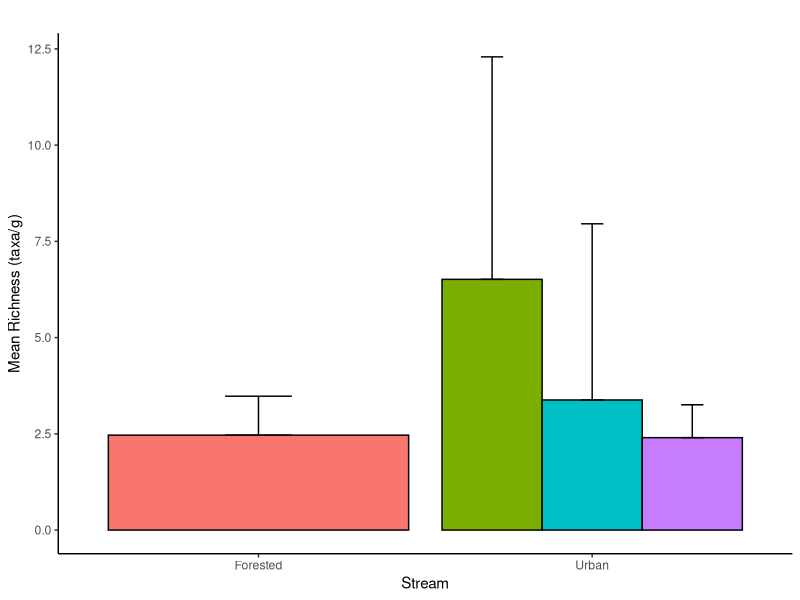
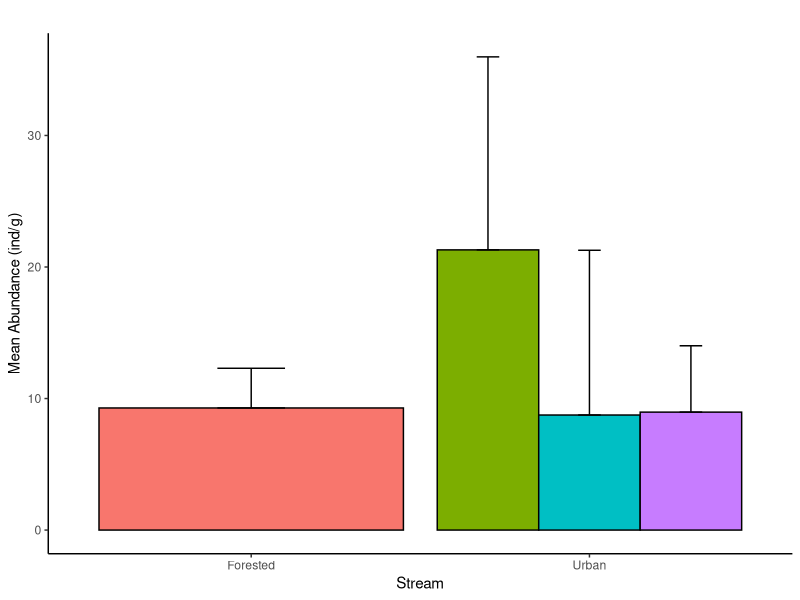
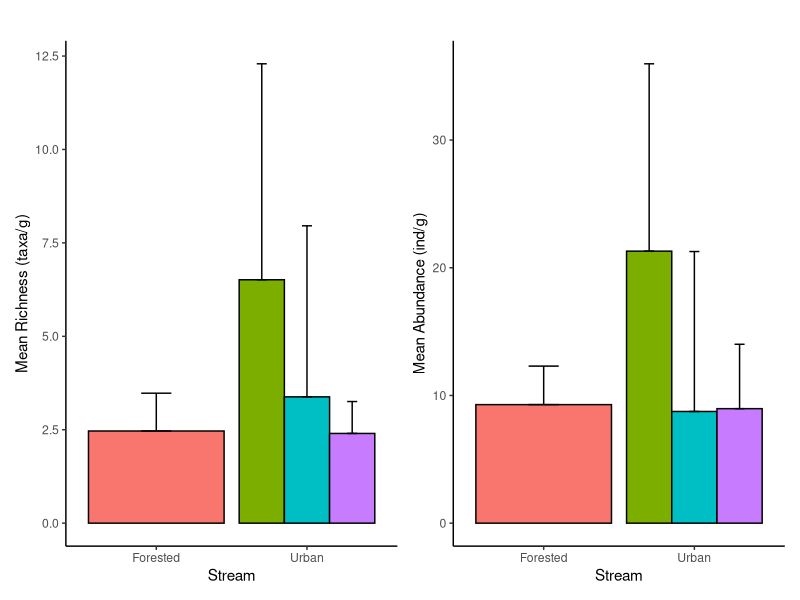

The R source for these figures, in order: (Note: this script raises an error after producing the figures.)




library(readxl)
library(dplyr)
library(ggplot2)
library(patchwork)

data <- read_excel('Sum_Stream_Data.xlsx', sheet = 'Macros')
head(data,6)


result <- data %>%
  group_by(Stream, Pack) %>%
  summarize(SumDistinctFamily = sum(n_distinct(Family)),
            FirstWeightFinal = first(Weight_final),
            total_corrected = SumDistinctFamily / FirstWeightFinal) %>%
  ungroup()


result

# Summarize by stream
summary_richness <- result %>%
  group_by(Stream) %>%
  summarise(Mean_Fam_richness = mean(total_corrected),
            SD_Fam_richness = sd(total_corrected))


# Create a new column for grouping
summary_richness$Group <- ifelse(summary_richness$Stream %in% 
                                   c("Brown", "Stevensville"), "Forested", "Urban")

# Create barplot
p_c <- ggplot(summary_richness, aes(x = Group, y = Mean_Fam_richness, fill = Stream)) +
  geom_bar(stat = "identity", position = "dodge", color = "black") +
  geom_errorbar(aes(ymin = Mean_Fam_richness, ymax = Mean_Fam_richness + SD_Fam_richness),
                position = position_dodge(0.9), width = 0.2) +
  labs(title = "",
       x = "Stream",
       y = "Mean Richness (taxa/g)") +
  theme_classic() +
  theme(legend.position = "none")
  

p_c



#ANOVA

anova_richness <- result %>%
  group_by(Stream, Pack) %>%
  slice(1) %>%
  ungroup() %>%
  select(Stream, total_corrected)

anova_richness <- anova_richness %>%
  mutate(landuse = ifelse(Stream %in% c("Brown", "Stevensville"), "Forested", "Urban"))

shapiro.test(anova_richness$total_corrected)
new_total_corrected <- 1/sqrt((anova_richness$total_corrected))
shapiro.test(new_total_corrected)


# Perform one-way ANOVA
result_anova <- aov(new_total_corrected ~ landuse*Stream, data = anova_richness)

# Display the ANOVA table
summary(result_anova)




# Abundance ---------------------------------------------------------------

# Count and sum characters in the Family column by Stream and Pack
result_abundance <- data %>%
  group_by(Stream, Pack) %>%
  summarize(abundance = n(),
            FirstWeightFinal = first(Weight_final),
            abunndance_corrected = abundance / FirstWeightFinal)

result_abundance


# Calculate mean and standard deviation for each stream
summary_abundance <- result_abundance %>%
  group_by(Stream) %>%
  summarize(mean_abundance = mean(abunndance_corrected),
            sd_abundance = sd(abunndance_corrected))


# Create a new column for grouping
summary_abundance$Group <- ifelse(summary_abundance$Stream %in% 
                                    c("Brown", "Stevensville"), "Forested", "Urban")

# Create barplot for abundance
q_c <- ggplot(summary_abundance, aes(x = Group, y = mean_abundance, fill = Stream)) +
  geom_bar(stat = "identity", position = "dodge", color = "black") +
  geom_errorbar(aes(ymin = mean_abundance, ymax = mean_abundance + sd_abundance),
                position = position_dodge(0.9), width = 0.2) +
  labs(title = "",
       x = "Stream",
       y = "Mean Abundance (ind/g)") +
  theme_classic()+
  theme(legend.position = "none")

q_c



p_c + q_c




#ANOVA

anova_abundance <- result_abundance %>%
  group_by(Stream, Pack) %>%
  slice(1) %>%
  ungroup() %>%
  select(Stream, abunndance_corrected)

anova_abundance <- anova_abundance %>%
  mutate(landuse = ifelse(Stream %in% c("Brown", "Stevensville"), "Forested", "Urban"))

shapiro.test(anova_abundance$abunndance_corrected)
new_abunndance_corrected<-log(anova_abundance$abunndance_corrected)
shapiro.test(new_abunndance_corrected)


# Perform one-way ANOVA
result_anova <- aov(new_abunndance_corrected ~ landuse * Stream, data = anova_abundance)

# Display the ANOVA table
summary(result_anova)

# Perform Tukey post-hoc test
TukeyHSD(result_anova)







###########################################################################
# Biomass -----------------------------------------------------------------
###########################################################################

# Sum biomass column by Stream and Pack
result_biomass <- data %>%
  group_by(Stream, Pack) %>%
  summarize(biomass = sum(biomass),
            FirstWeightFinal = first(Weight_final),
            biomass_corrected = biomass / FirstWeightFinal)

result_biomass


# Calculate mean and standard deviation for each stream
summary_biomass <- result_biomass %>%
  group_by(Stream) %>%
  summarize(mean_biomass = mean(biomass_corrected),
            sd_biomass = sd(biomass_corrected))


# Create a new column for grouping
summary_biomass$Group <- ifelse(summary_biomass$Stream %in% 
                                    c("Brown", "Stevensville"), "Forested", "Urban")



# Create barplot for abundance
biomass_c <- ggplot(summary_biomass, aes(x = Group, y = mean_biomass, fill = Stream)) +
  geom_bar(stat = "identity", position = "dodge", color = "black") +
  geom_errorbar(aes(ymin = mean_biomass, ymax = mean_biomass + sd_biomass),
                position = position_dodge(0.9), width = 0.2) +
  labs(title = "",
       x = "Stream",
       y = "Mean Biomass (mg AFDM/g)") +
  theme_classic()

p_c + q_c + biomass_c



anova_biomass <- result_biomass %>%
  group_by(Stream, Pack) %>%
  slice(1) %>%
  ungroup() %>%
  select(Stream, biomass_corrected)

anova_biomass <- anova_biomass %>%
  mutate(landuse = ifelse(Stream %in% c("Brown", "Stevensville"), "Forested", "Urban"))

shapiro.test(anova_biomass$biomass_corrected)
new_biomass_corrected <- 1/sqrt((anova_biomass$biomass_corrected))
shapiro.test(new_biomass_corrected)


# Perform one-way ANOVA
result_biomass_anova <- aov(new_biomass_corrected ~ landuse+Stream , data = anova_biomass)

# Display the ANOVA table
summary(result_biomass_anova)

# Perform Tukey post-hoc test
TukeyHSD(result_biomass_anova)
